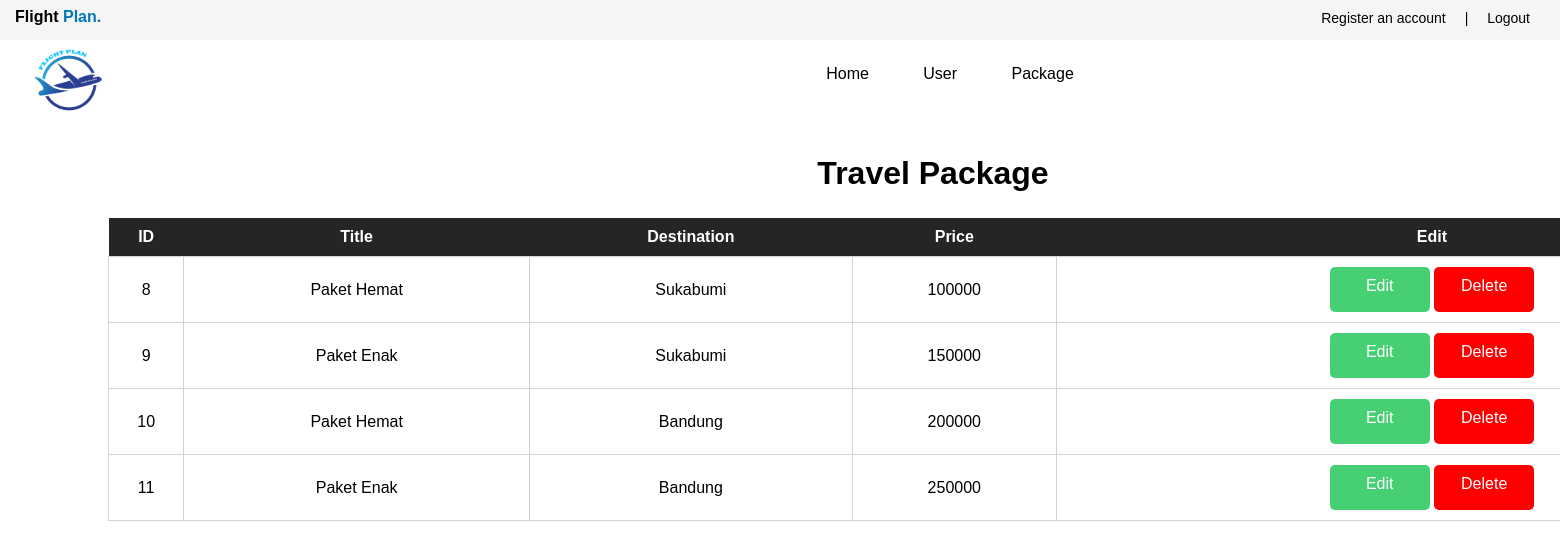
Page /readrute.php on the committed database.
### tables this page shows
CREATE TABLE `produk` (
  `id` int(11) NOT NULL,
  `judul` varchar(50) NOT NULL,
  `tujuan` varchar(50) NOT NULL,
  `harga` int(30) NOT NULL
);

### readrute.php (the view, shortened to what this page needs)
<?php
$pdo = pdo_connect_mysql();
$page = isset($_GET['page']) && is_numeric($_GET['page']) ? (int)$_GET['page'] : 1;
$records_per_page = 5;
$stmt = $pdo->prepare('SELECT * FROM produk ORDER BY id LIMIT :current_page, :record_per_page');
$stmt->bindValue(':current_page', ($page-1)*$records_per_page, PDO::PARAM_INT);
$stmt->bindValue(':record_per_page', $records_per_page, PDO::PARAM_INT);
$stmt->execute();
$contacts = $stmt->fetchAll(PDO::FETCH_ASSOC);
?>
<!DOCTYPE html>
<html lang="en">
<head>
    <link rel="stylesheet" href="stylesheet/admin.css">
</head>
<body>
<?php include 'headeradmin.php'?>
<div class="container-table">
	<h2>Travel Package</h2>
	<table>
        <thead>
            <tr>
                <th>ID</th>
                <th>Title</th>
                <th>Destination</th>
                <th>Price</th>
                <th>Edit</th>
            </tr>
        </thead>
        <tbody>
            <?php foreach ($contacts as $contact): ?>
            <tr>
                <td><?=$contact['id']?></td>
                <td><?=$contact['judul']?></td>
                <td><?=$contact['tujuan']?></td>
                <td><?=$contact['harga']?></td>
                <td class="actions">
                    <a href="updaterute.php?id=<?=$contact['id']?>" class="edit">
                        <div class="add-button">
                            Edit
                        </div>
                    </a>
                    <a href="deleterute.php?id=<?=$contact['id']?>" class="trash">
                        <div class="delete-button">
                            Delete
                        </div>
                    </a>
                </td>
            </tr>
            <?php endforeach; ?>
        </tbody>
    </table>
</div>
</body>
</html>

### stylesheet/admin.css (style rules this page uses)
body { background-color: white; }
body a { text-decoration: none; color: black; }
.container-table { border :1px; width: 1700px; position: absolute; margin-top: 120px; }
.container-table h2 { text-align: center; color: black; font-family: 'Lucida Sans', 'Lucida Sans Regular', 'Lucida Grande', 'Lucida Sans Unicode', Geneva, Verdana, sans-serif; font-size: 32px; margin-left: 150px; }
.container-table table { text-align: center; width: 1700px; margin-left: 100px; border-collapse: collapse; }
.container-table td { font-family: 'Lucida Sans', 'Lucida Sans Regular', 'Lucida Grande', 'Lucida Sans Unicode', Geneva, Verdana, sans-serif; padding-top: 10px; padding-bottom: 10px; border-style: solid; border-color: lightgray; border-width: 0.5px; }
.container-table th { background-color: #252525; color: white; border-width: 0px; font-family: 'Lucida Sans', 'Lucida Sans Regular', 'Lucida Grande', 'Lucida Sans Unicode', Geneva, Verdana, sans-serif; padding-top: 10px; padding-bottom: 10px; }
.delete-button { width: 100px; height: 35px; background-color: red; text-align: center; justify-content: center; position: relative; display: inline-block; padding-top: 10px; border-radius: 5px; color: white; }
.add-button { width: 100px; height: 35px; background-color: #47cf73 ; text-align: center; justify-content: center; position: relative; display: inline-block; padding-top: 10px; border-radius: 5px; color: white; }

### rows in the picture
produk: id "8", judul "Paket Hemat", tujuan "Sukabumi", harga "100000"
produk: id "9", judul "Paket Enak", tujuan "Sukabumi", harga "150000"
produk: id "10", judul "Paket Hemat", tujuan "Bandung", harga "200000"
produk: id "11", judul "Paket Enak", tujuan "Bandung", harga "250000"
